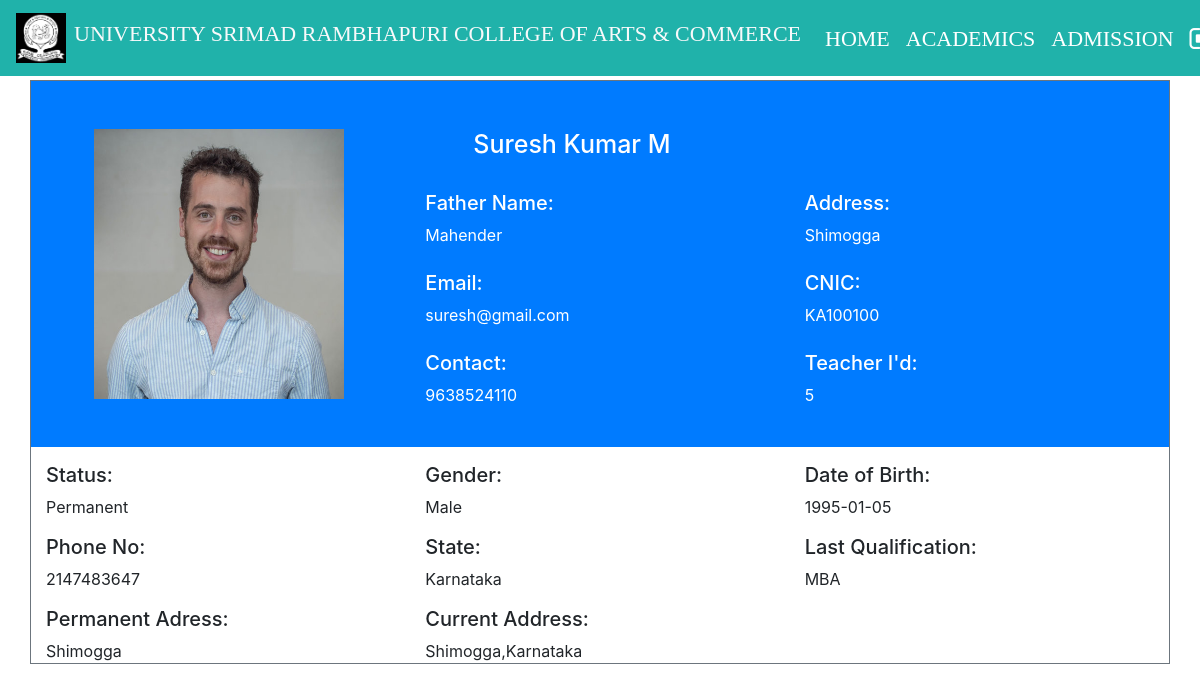
The page /Admin/display-teacher.php?teacher_id=5 (signed in) on the database its author committed.
### tables this page shows
CREATE TABLE `teacher_info` (
  `teacher_id` int(11) NOT NULL,
  `first_name` varchar(30) NOT NULL,
  `middle_name` varchar(30) NOT NULL,
  `last_name` varchar(30) NOT NULL,
  `father_name` varchar(50) NOT NULL,
  `email` varchar(30) NOT NULL,
  `phone_no` varchar(11) NOT NULL,
  `profile_image` blob NOT NULL,
  `teacher_status` varchar(10) NOT NULL,
  `application_status` varchar(10) NOT NULL,
  `cnic` varchar(15) NOT NULL,
  `dob` varchar(15) NOT NULL,
  `other_phone` int(11) NOT NULL,
  `gender` varchar(10) NOT NULL,
  `permanent_address` varchar(100) NOT NULL,
  `current_address` varchar(100) NOT NULL,
  `place_of_birth` varchar(50) NOT NULL,
  `matric_complition_date` varchar(10) NOT NULL,
  `matric_awarded_date` varchar(10) NOT NULL,
  `matric_certificate` varchar(100) NOT NULL,
  `fa_complition_date` varchar(10) NOT NULL,
  `fa_awarded_date` varchar(10) NOT NULL,
  `fa_certificate` varchar(100) NOT NULL,
  `ba_complition_date` varchar(10) NOT NULL,
  `ba_awarded_date` varchar(10) NOT NULL,
  `ba_certificate` varchar(100) NOT NULL,
  `ma_complition_date` varchar(10) NOT NULL,
  `ma_awarded_date` varchar(100) NOT NULL,
  `ma_certificate` varchar(101) NOT NULL,
  `last_qualification` varchar(20) NOT NULL,
  `state` varchar(20) NOT NULL,
  `hire_date` varchar(10) NOT NULL
);

### Admin/display-teacher.php (the view, shortened to what this page needs)
<?php
	if ($_SESSION["LoginAdmin"] && !$_SESSION['LoginTeacher'])
	{
		$teacher_id=$_GET['teacher_id'];
	}
	require_once "../connection/connection.php";
?>
<!doctype html>
<html lang="en">
	<head>
	</head>
	<body>
		<?php include('../common/common-header.php') ?>
	<?php
		if($teacher_id){
			$query="select * from teacher_info where teacher_id='$teacher_id'";
		}
		else{
			$query="select * from teacher_info where email='$teacher_email'";
		}
		$run=mysqli_query($con,$query);
		while ($row=mysqli_fetch_array($run)) {
	?>
		<div class="container  mt-1 border border-secondary mb-1">
			<div class="row text-white bg-primary pt-5">
				<div class="col-md-4">
					<?php  $profile_image= $row["profile_image"] ?>
					<img class="ml-5 mb-5" height='270px' width='250px' src=<?php echo "images/$profile_image"  ?> >
				</div>
				<div class="col-md-8">
					<h3 class="ml-5"><?php echo $row['first_name']." ".$row['middle_name']." ".$row['last_name'] ?></h3><br>
					<div class="row">
						<div class="col-md-6">
							<h5>Father Name:</h5> <?php echo $row['father_name']  ?><br><br>
							<h5>Email:</h5> <?php echo $row['email']  ?><br><br>
							<h5>Contact:</h5> <?php echo $row['phone_no']  ?><br><br>
						</div>
						<div class="col-md-6">
							<h5>Address:</h5> <?php echo $row['permanent_address']  ?><br><br>
							<h5>CNIC:</h5> <?php echo $row['cnic']  ?><br><br>
							<h5>Teacher I'd:</h5> <?php echo $row['teacher_id']  ?><br><br>
						</div>
					</div>
				</div>
			</div>
			<div class="row pt-3">
				<div class="col-md-4"><h5>Status:</h5> <?php echo $row['teacher_status']  ?></div>
				<div class="col-md-4"><h5>Gender:</h5> <?php echo $row['gender']  ?></div>
				<div class="col-md-4"><h5>Date of Birth:</h5> <?php echo $row['dob']  ?></div>
			</div>
			<div class="row pt-3">
				<div class="col-md-4"><h5>Phone No:</h5> <?php echo $row['other_phone']  ?></div>
				<div class="col-md-4"><h5>State:</h5> <?php echo $row['state']  ?></div>
				<div class="col-md-4"><h5>Last Qualification:</h5> <?php echo $row['last_qualification']  ?></div>
			</div>
			<div class="row pt-3">
				<div class="col-md-4"><h5>Permanent Adress:</h5> <?php echo $row['permanent_address']  ?></div>
				<div class="col-md-4"><h5>Current Address:</h5> <?php echo $row['current_address']  ?></div>
			</div>
		</div>
	<?php } ?>
</body>
</html>

### Css/footer.css (style rules this page uses)
.footer-top h2,h3 { color: #fff; }

### Css/style.css (style rules this page uses)
h3 { font-size: 25px; }

### rows shown on the page
teacher_info: profile_image (picture), first_name "Suresh", middle_name "Kumar", last_name "M", father_name "Mahender", email "suresh@gmail.com", phone_no "9638524110", permanent_address "Shimogga", cnic "KA100100", teacher_id "5", teacher_status "Permanent", gender "Male", dob "1995-01-05", other_phone "2147483647", state "Karnataka", last_qualification "MBA", current_address "Shimogga,Karnataka"
